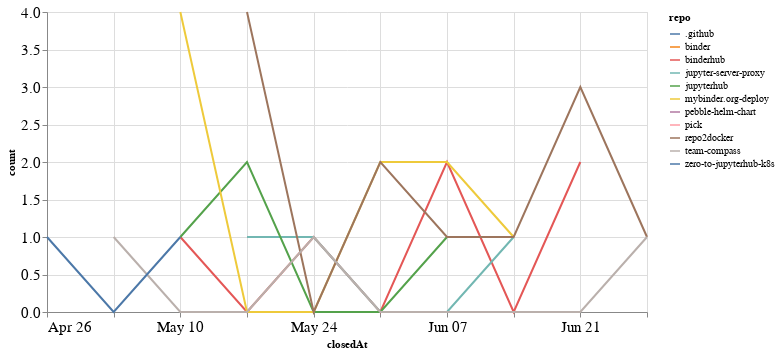

The cell this chart's notebook holds for it:
### Code cell
closed_by_time = closed_by.groupby('repo').resample('W', on='closedAt').count()['author'].reset_index()
closed_by_time = closed_by_time.rename(columns={'author': 'count'})

alt.Chart(closed_by_time, width=600).mark_line().encode(
    x='closedAt',
    y='count',
    color='repo',
    tooltip="repo"
)

### Figure 1 — Vega-Lite specification as saved in the notebook (floating-point values rounded to 4 significant figures)
{"config": {"axisLeft": {"labelFontSize": 15}, "axisBottom": {"labelFontSize": 15}}, "data": {"name": "data-b13f07c6a6bbf6a3e14caea10b008d2f"}, "mark": "line", "encoding": {"color": {"type": "nominal", "field": "repo"}, "tooltip": {"type": "nominal", "field": "repo"}, "x": {"type": "temporal", "field": "closedAt"}, "y": {"type": "quantitative", "field": "count"}}, "width": 600, "$schema": "https://vega.github.io/schema/vega-lite/v4.8.1.json", "datasets": {"data-b13f07c6a6bbf6a3e14caea10b008d2f": [{"repo": ".github", "closedAt": "2020-05-24T00:00:00", "count": 1}, {"repo": "binder", "closedAt": "2020-06-21T00:00:00", "count": 1}, {"repo": "binderhub", "closedAt": "2020-05-10T00:00:00", "count": 1}, {"repo": "binderhub", "closedAt": "2020-05-17T00:00:00", "count": 0}, {"repo": "binderhub", "closedAt": "2020-05-24T00:00:00", "count": 1}, {"repo": "binderhub", "closedAt": "2020-05-31T00:00:00", "count": 0}, {"repo": "binderhub", "closedAt": "2020-06-07T00:00:00", "count": 2}, {"repo": "binderhub", "closedAt": "2020-06-14T00:00:00", "count": 0}, {"repo": "binderhub", "closedAt": "2020-06-21T00:00:00", "count": 2}, {"repo": "jupyter-server-proxy", "closedAt": "2020-05-17T00:00:00", "count": 1}, {"repo": "jupyter-server-proxy", "closedAt": "2020-05-24T00:00:00", "count": 1}, {"repo": "jupyter-server-proxy", "closedAt": "2020-05-31T00:00:00", "count": 0}, {"repo": "jupyter-server-proxy", "closedAt": "2020-06-07T00:00:00", "count": 0}, {"repo": "jupyter-server-proxy", "closedAt": "2020-06-14T00:00:00", "count": 1}, {"repo": "jupyterhub", "closedAt": "2020-05-10T00:00:00", "count": 1}, {"repo": "jupyterhub", "closedAt": "2020-05-17T00:00:00", "count": 2}, {"repo": "jupyterhub", "closedAt": "2020-05-24T00:00:00", "count": 0}, {"repo": "jupyterhub", "closedAt": "2020-05-31T00:00:00", "count": 0}, {"repo": "jupyterhub", "closedAt": "2020-06-07T00:00:00", "count": 1}, {"repo": "mybinder.org-deploy", "closedAt": "2020-05-10T00:00:00", "count": 4}, {"repo": "mybinder.org-deploy", "closedAt": "2020-05-17T00:00:00", "count": 0}, {"repo": "mybinder.org-deploy", "closedAt": "2020-05-24T00:00:00", "count": 0}, {"repo": "mybinder.org-deploy", "closedAt": "2020-05-31T00:00:00", "count": 2}, {"repo": "mybinder.org-deploy", "closedAt": "2020-06-07T00:00:00", "count": 2}, {"repo": "mybinder.org-deploy", "closedAt": "2020-06-14T00:00:00", "count": 1}, {"repo": "pebble-helm-chart", "closedAt": "2020-06-07T00:00:00", "count": 1}, {"repo": "pick", "closedAt": "2020-06-14T00:00:00", "count": 1}, {"repo": "repo2docker", "closedAt": "2020-05-17T00:00:00", "count": 4}, {"repo": "repo2docker", "closedAt": "2020-05-24T00:00:00", "count": 0}, {"repo": "repo2docker", "closedAt": "2020-05-31T00:00:00", "count": 2}, {"repo": "repo2docker", "closedAt": "2020-06-07T00:00:00", "count": 1}, {"repo": "repo2docker", "closedAt": "2020-06-14T00:00:00", "count": 1}, {"repo": "repo2docker", "closedAt": "2020-06-21T00:00:00", "count": 3}, {"repo": "repo2docker", "closedAt": "2020-06-28T00:00:00", "count": 1}, {"repo": "team-compass", "closedAt": "2020-05-03T00:00:00", "count": 1}, {"repo": "team-compass", "closedAt": "2020-05-10T00:00:00", "count": 0}, {"repo": "team-compass", "closedAt": "2020-05-17T00:00:00", "count": 0}, {"repo": "team-compass", "closedAt": "2020-05-24T00:00:00", "count": 1}, {"repo": "team-compass", "closedAt": "2020-05-31T00:00:00", "count": 0}, {"repo": "team-compass", "closedAt": "2020-06-07T00:00:00", "count": 0}, {"repo": "team-compass", "closedAt": "2020-06-14T00:00:00", "count": 0}, {"repo": "team-compass", "closedAt": "2020-06-21T00:00:00", "count": 0}, {"repo": "team-compass", "closedAt": "2020-06-28T00:00:00", "count": 1}, {"repo": "zero-to-jupyterhub-k8s", "closedAt": "2020-04-26T00:00:00", "count": 1}, {"repo": "zero-to-jupyterhub-k8s", "closedAt": "2020-05-03T00:00:00", "count": 0}, {"repo": "zero-to-jupyterhub-k8s", "closedAt": "2020-05-10T00:00:00", "count": 1}]}}
